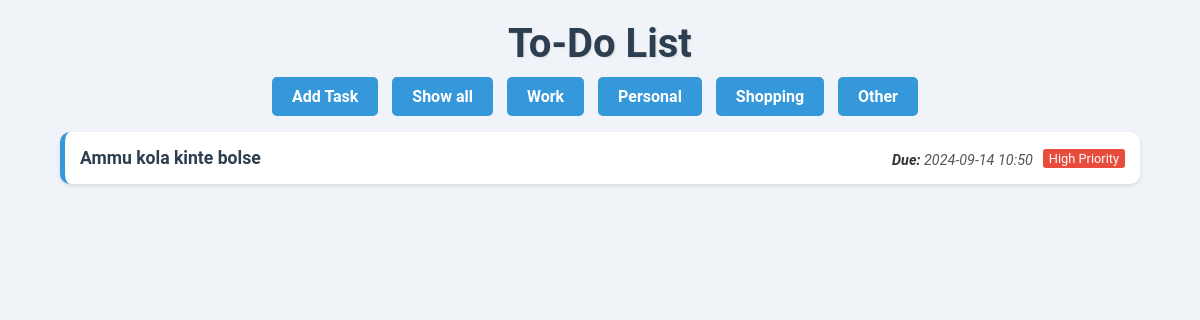
The app's page /?category=shopping with its own data.
### tasks/models.py (models this page shows, shortened)
class Task(models.Model):
    CATEGORY_CHOICES = [
        ('work', 'Work'),
        ('personal', 'Personal'),
        ('shopping', 'Shopping'),
        ('other', 'Other'),
    ]
    PRIORITY_CHOICES = [
        (1, 'Low'),
        (2, 'Medium'),
        (3, 'High'),
    ]
    title = models.CharField(max_length=200)
    description = models.TextField(blank=True)
    completed = models.BooleanField(default=False)
    created_at = models.DateTimeField(auto_now_add=True)
    due_date = models.DateTimeField(null=True, blank=True, auto_now_add=True)
    category = models.CharField(max_length=50, choices=CATEGORY_CHOICES)
    priority = models.IntegerField(choices=PRIORITY_CHOICES)

### tasks/views.py (the view)
# urls.py: path('', views.task_list, name='task_list'),
def task_list(request):
    category = request.GET.get('category')
    if category:
        tasks = Task.objects.filter(category=category)
    else:
        tasks = Task.objects.all()
    return render(request, 'tasks/task_list.html', {'tasks': tasks})

### tasks/templates/tasks/task_list.html (shortened to what this page needs)
{% load static %}
<!DOCTYPE html>
<html lang="en">
<head>
    <link rel="stylesheet" href="{% static 'css/styles.css' %}">
</head>
<body>
    <h1>To-Do List</h1>
    <div class="nav-links">
        <a href="{% url 'add_task' %}" class="btn">Add Task</a>
        <a href="{% url 'task_list' %}" class="btn">Show all</a>
        <a href="{% url 'task_list' %}?category=work" class="btn">Work</a>
        <a href="{% url 'task_list' %}?category=personal" class="btn">Personal</a>
        <a href="{% url 'task_list' %}?category=shopping" class="btn">Shopping</a>
        <a href="{% url 'task_list' %}?category=other" class="btn">Other</a>
    </div>
    <ul>
        {% for task in tasks %}
            <li class="{% if task.completed %}completed{% endif %}">
                <a href="{% url 'update_task' task.id %}">{{ task.title }}</a>
                <span class="due-date">{{ task.due_date|date:"Y-m-d H:i" }}</span>
                <span class="task-priority {% if task.priority == 1 %}priority-low{% elif task.priority == 2 %}priority-medium{% elif task.priority == 3 %}priority-high{% endif %}">
                    {% if task.priority == 1 %}
                        Low Priority
                    {% elif task.priority == 2 %}
                        Medium Priority
                    {% elif task.priority == 3 %}
                        High Priority
                    {% endif %}
                </span>
            </li>
        {% endfor %}
    </ul>
</body>
</html>

### tasks/static/css/styles.css (style rules this page uses)
body { font-family: 'Roboto', sans-serif; background-color: #f0f4f8; margin: 0; padding: 0; display: flex; flex-direction: column; align-items: center; color: #333; }
h1 { margin: 20px 0; color: #2c3e50; font-size: 2.5rem; text-shadow: 1px 1px 2px rgba(0, 0, 0, 0.1); }
a { text-decoration: none; color: #3498db; font-weight: bold; transition: color 0.3s; }
ul { list-style: none; padding: 0; width: 100%; max-width: 90%; }
li { background: #fff; margin: 10px 0; padding: 15px; border-radius: 10px; border-left: 5px solid #3498db; box-shadow: 0 2px 4px rgba(0, 0, 0, 0.1); display: flex; justify-content: space-between; align-items: center; transition: transform 0.2s, box-shadow 0.2s; position: relative; }
li a { color: #2c3e50; font-size: 1.1rem; flex-grow: 1; }
.task-priority { font-size: 0.8rem; padding: 2px 6px; border-radius: 3px; color: white; text-align: center; margin-left: 10px; }
.priority-high { background-color: #e74c3c; }
.nav-links .btn { padding: 10px 20px; background-color: #3498db; color: white; text-decoration: none; border-radius: 5px; margin-right: 10px; transition: background-color 0.3s ease; font-weight: bold; }
.due-date { font-size: 0.9rem; color: #555; display: block; margin-top: 5px; font-style: italic; }
.due-date::before { content: "Due: "; font-weight: bold; color: #333; }

### records on screen
Task: title "Ammu kola kinte bolse", due_date "2024-09-14 10:50", priority "High Priority"
